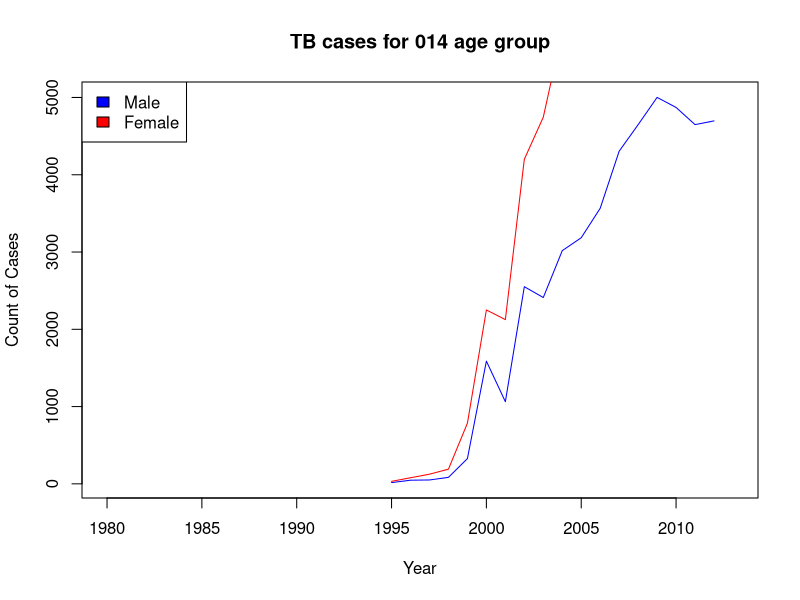
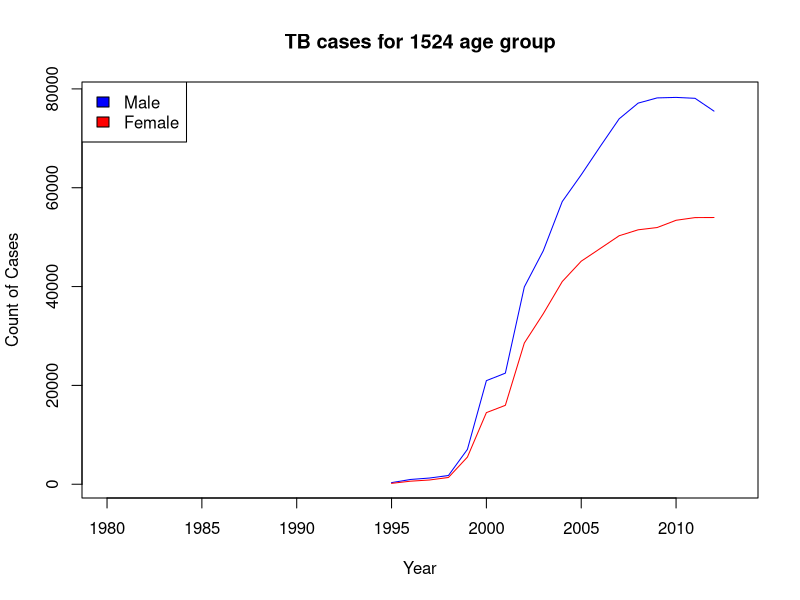
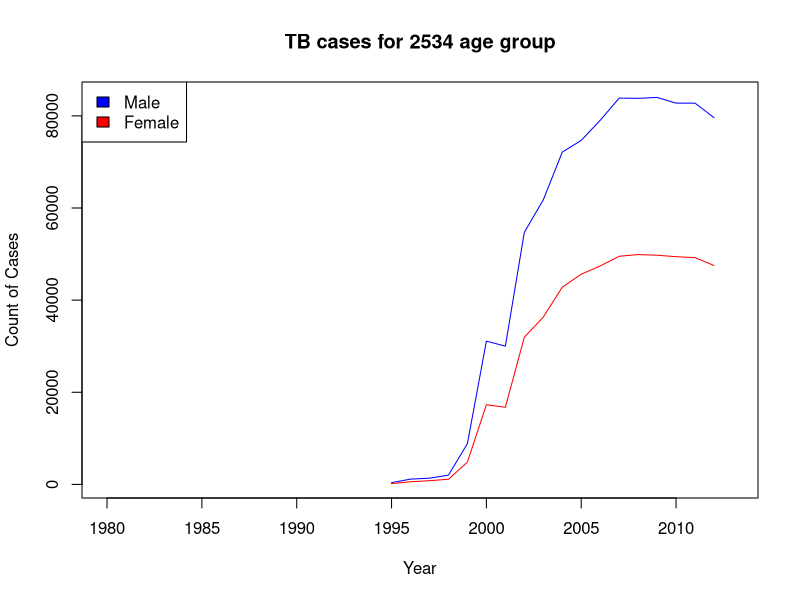
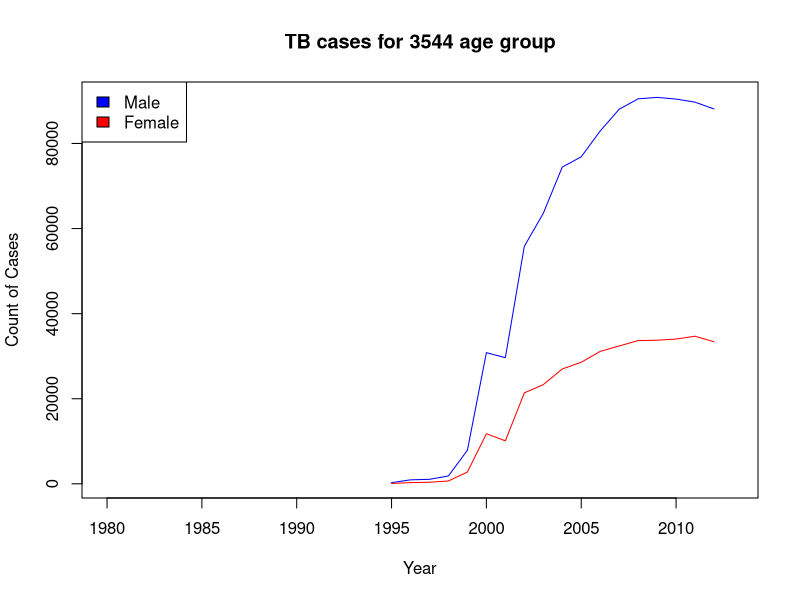
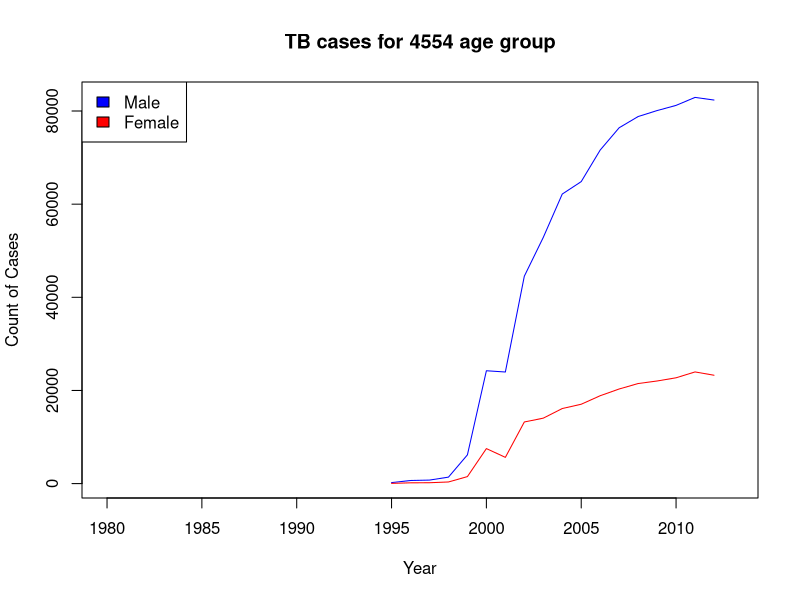
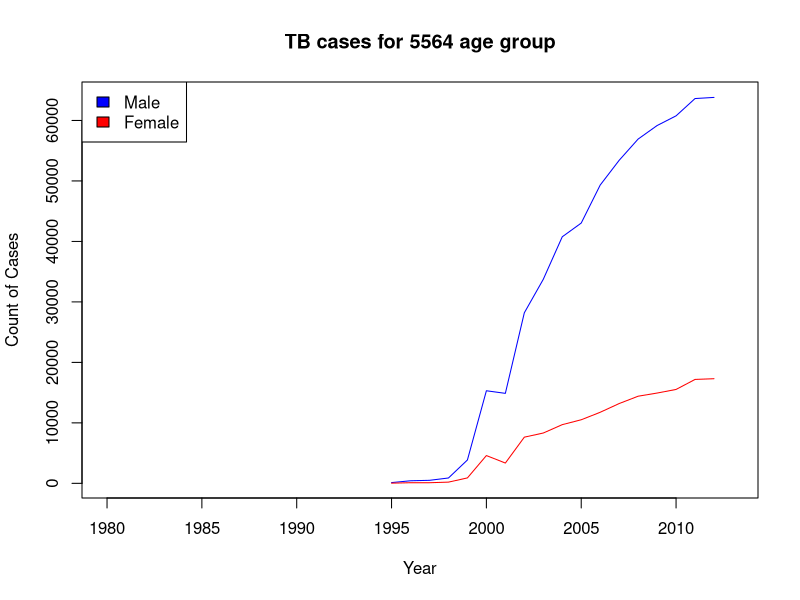
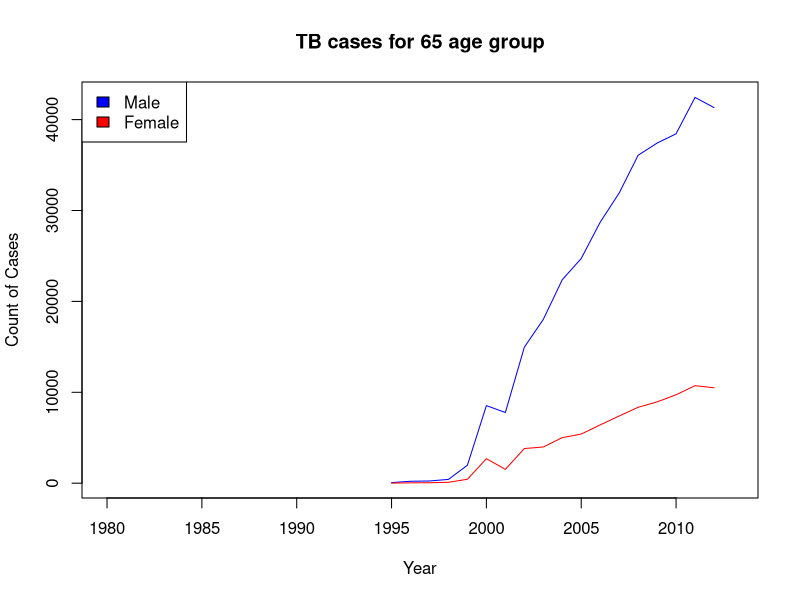
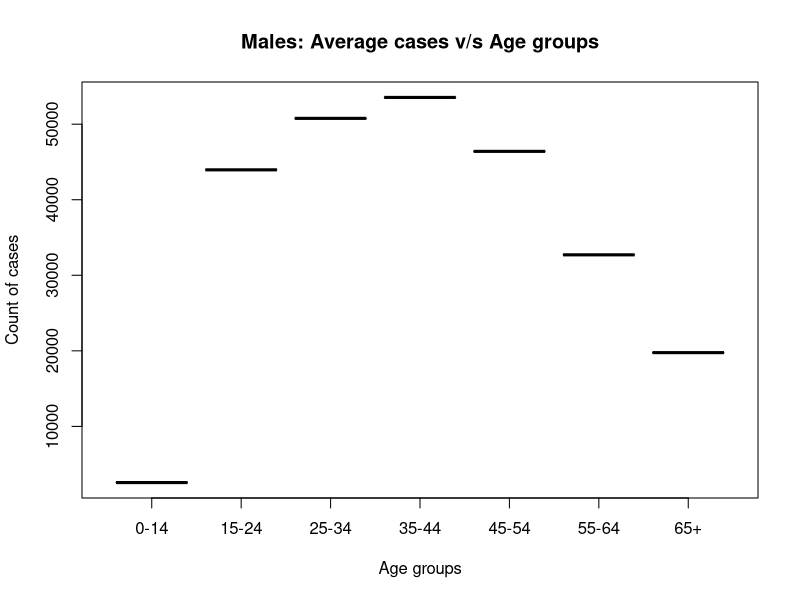

Write R code to recreate these figures, in order.
#Step1.Loading the dataset 'who' from tidyr package.
library(tidyverse)
library(tidyr)
library(ggplot2)
View(who)

# Dataset definition:
#   A subset of data from the World Health Organization Global Tuberculosis 
#   Report, and accompanying global populations with with 7,240 rows.
# Columns:
#   country-Country name
#   iso2-2 letter ISO country code
#   iso3-3 letter ISO country code
#   year- Year for which data is recorded
#   new_sp_m014...new_rel_f65-Counts of TB cases recorded by grouping
#   Note: These column names are named as explained.
#   e.g. new_sp_m014 
#   new - stands for new cases
#   sp - code for method of diagnosis (rel = relapse, sn = negative pulmonary smear, sp = positive pulmonary smear, ep = extrapulmonary)
#   m - code for gender (f = female, m = male)
#   014 - code for age group (014 = 0-14 yrs of age, 1524 = 15-24 years of age, 2534 = 25 to 34 years of age, 3544 = 35 to 44 years of age, 4554 = 45 to 54 years of age, 5564 = 55 to 64 years of age, 65 = 65 years of age or older)

#Step2.Data exploration

# Taking a subset for country India.
who_IN <- filter(who,who$iso2 == "IN")

View(who_IN)

# There are total 34 rows for IN as country. Checking the summary statistics.
summary(who_IN)

# From summary statistics we can see that there are 30 plus NA values for
# other diagnosis methods like 'sn','ep' etc except 'sp'.
# Hence, subsetting the data for diagnosis method 'sp' for this analysis.

who_IN_sp <- select(who_IN,country,iso2,iso3,year,contains("sp"))
View(who_IN_sp)

# Visualizing new TB cases for different age groups from 1980-2015

# Function for ploting new cases for all age groups
plotNewTBCases <- function(ageGrp) {
  plot(who_IN_sp[[paste("new_sp_m",ageGrp,sep="")]]~who_IN_sp$year,
       xlab="Year",
       ylab="Count of Cases",
       main=paste("TB cases for",ageGrp,"age group"),
       type="l",
       col="blue")
  lines(who_IN_sp[[paste("new_sp_f",ageGrp,sep="")]]~who_IN_sp$year,col="red")
  legend("topleft",c("Male","Female"),fill=c("blue","red"))
}

dev.off()


#par(mfrow=c(3,2))
#0-14
plotNewTBCases("014")

#15-24
plotNewTBCases("1524")

#25-34
plotNewTBCases("2534")

#25-34
plotNewTBCases("3544")

#45-54
plotNewTBCases("4554")

#55-64
plotNewTBCases("5564")

#65 and above
plotNewTBCases("65")

#Observations:
#1.All the plots show visible trend from year 1995 to 2015 as from the year 1980 to 1994 the values
#are NA. Verifying this by calculating summary stats for years 1980-1994.

who_IN_SP_1980_1994 <- filter(who_IN_sp,between(year,1980,1994))
View(who_IN_SP_1980_1994)

summary(who_IN_SP_1980_1994)
#From summary we can see that all the columns from new_sp_m014 to new_sp_f65 have NA values.
#Hence we remove these rows before performing the further analysis.

who_mod <- filter(who_IN_sp,between(year,1995,2012))

#2.From above plot we can say that as the years pass on the number of new
#cases the count of new cases increases for both males and females.

#3. 0-14 - From the plot it looks that the number of cases for females are higher than males 
#over the years. Let's calculate the average number of new cases for both males and females.

colnames(who_mod)
summary(select(who_mod,new_sp_m014,new_sp_f014))
#From summary stats we can see that the average number of new cases for females 
#(4625)are nearly twice of the number of cases for males(2560).

#4.Plot the average count of cases(average of cases from 1994-2015) for males
#across different age groups.

#Creating a new data frame with average number of cases for both males and females
#across all age groups
mean_males <- c(mean(who_mod$new_sp_m014,na.rm = TRUE),mean(who_mod$new_sp_m1524,na.rm = TRUE),mean(who_mod$new_sp_m2534,na.rm = TRUE),mean(who_mod$new_sp_m3544,na.rm = TRUE),mean(who_mod$new_sp_m4554,na.rm = TRUE),mean(who_mod$new_sp_m5564,na.rm = TRUE),mean(who_mod$new_sp_m65,na.rm = TRUE))
mean_females <- c(mean(who_mod$new_sp_f014,na.rm = TRUE),mean(who_mod$new_sp_f1524,na.rm = TRUE),mean(who_mod$new_sp_f2534,na.rm = TRUE),mean(who_mod$new_sp_f3544,na.rm = TRUE),mean(who_mod$new_sp_f4554,na.rm = TRUE),mean(who_mod$new_sp_f5564,na.rm = TRUE),mean(who_mod$new_sp_f65,na.rm = TRUE))
sd_males <-c(sd(who_mod$new_sp_m014,na.rm = TRUE),sd(who_mod$new_sp_m1524,na.rm = TRUE),sd(who_mod$new_sp_m2534,na.rm = TRUE),sd(who_mod$new_sp_m3544,na.rm = TRUE),sd(who_mod$new_sp_m4554,na.rm = TRUE),sd(who_mod$new_sp_m5564,na.rm = TRUE),sd(who_mod$new_sp_m65,na.rm = TRUE))
sd_females <- c(sd(who_mod$new_sp_f014,na.rm = TRUE),sd(who_mod$new_sp_f1524,na.rm = TRUE),sd(who_mod$new_sp_f2534,na.rm = TRUE),sd(who_mod$new_sp_f3544,na.rm = TRUE),sd(who_mod$new_sp_f4554,na.rm = TRUE),sd(who_mod$new_sp_f5564,na.rm = TRUE),sd(who_mod$new_sp_f65,na.rm = TRUE))
n_males <- c(18,18,18,18,18,18,18)
n_females <- c(18,18,18,18,18,18,18)

who_avg_mf <- data.frame("Age group" = c("0-14","15-24","25-34","35-44","45-54","55-64","65+"),
              "Mean_cases_males" = mean_males,
              "Mean_cases_females" = mean_females,
              "SD_cases_males" = sd_males,
              "SD_cases_females" = sd_females,
              "N_males" = n_males,
              "N_females" = n_females)

View(who_avg_mf)

#5.Plotting number of cases across all age groups for males
boxplot(who_avg_mf$Mean_cases_males~who_avg_mf$Age.group,ylab="Count of cases",
        xlab="Age groups",main="Males: Average cases v/s Age groups")

# qqnorm(who_avg_mf$Mean_cases_males)
# qqline(who_avg_mf$Mean_cases_males, col = "blue", lwd = 1)

#Conclusion: From the above plots we can see that average number of cases vary
#for males across different age groups.
#We can test this using hypothesis testing.

#6.Plotting average number of cases across all age groups for females
boxplot(who_avg_mf$Mean_cases_females~who_avg_mf$Age.group,ylab="Count of cases",
        xlab="Age groups",main="Females: Average cases v/s Age groups")

# qqnorm(who_avg_mf$Mean_cases_females)
# qqline(who_avg_mf$Mean_cases_females, col = "blue", lwd = 1)

#Conclusion: From the above plots we can see that average number of cases vary
#for females as well across different age groups.
#We can test this hypothesis by using ANOVA.

#3.Hypothesis testing using ANNOVA

#Question1: The average number of new TB cases are different for different age
#groups for males. Test using ANOVA test statistics.

#Question2: The average number of new TB cases are different for different age
#groups for females. Test using ANOVA test statistics.

#4.Hypothesis testing

#a.Question1 - The average number of new TB cases are different for different age
#groups for males. Test using ANOVA test statistics.

#b.Reason: As seen from the boxplot in step2 - Observation point-5, for males we see 
#considerable difference in average number of new cases for different age groups.
#Hence, decided to confirm this claim using hypothesis testing.

#c.Type of test: ANOVA analysis using F statistics.

#d.Checking model assumptions
#1.Independence: In this study all the individuals are independent of each other the 
#hence observations are independent.

#2.Normal approximation: By plotting the normal qqplot and histogram we can verify
#normality of data for all age groups.

#3.Constant Variance: By plotting boxplots we can check for constant variance across
#all age groups.

#0-14
par(mfrow=c(1,3))
qqnorm(who_mod$new_sp_m014)
qqline(who_mod$new_sp_m014, col = "blue")
hist(who_mod$new_sp_m014)
boxplot(who_mod$new_sp_m014)

#15-24
par(mfrow=c(1,3))
qqnorm(who_mod$new_sp_m1524)
qqline(who_mod$new_sp_m1524, col = "blue")
hist(who_mod$new_sp_m1524)
boxplot(who_mod$new_sp_m1524)


#25-34
par(mfrow=c(1,3))
qqnorm(who_mod$new_sp_m2534)
qqline(who_mod$new_sp_m2534, col = "blue")
hist(who_mod$new_sp_m2534)
boxplot(who_mod$new_sp_m1524)


#35-44
par(mfrow=c(1,3))
qqnorm(who_mod$new_sp_m3544)
qqline(who_mod$new_sp_m3544, col = "blue")
hist(who_mod$new_sp_m3544)
boxplot(who_mod$new_sp_m3544)


#45-54
par(mfrow=c(1,3))
qqnorm(who_mod$new_sp_m4554)
qqline(who_mod$new_sp_m4554, col = "blue")
hist(who_mod$new_sp_m4554)
boxplot(who_mod$new_sp_m4554)

#55-64
par(mfrow=c(1,3))
qqnorm(who_mod$new_sp_m5564)
qqline(who_mod$new_sp_m5564, col = "blue")
hist(who_mod$new_sp_m5564)
boxplot(who_mod$new_sp_m5564)

#65+
par(mfrow=c(1,3))
qqnorm(who_mod$new_sp_m65)
qqline(who_mod$new_sp_m65, col = "blue")
hist(who_mod$new_sp_m65)
boxplot(who_mod$new_sp_m65)

#e.Null and alternate hypothesis
# H0: Mu_m_014 = Mu_m_1524 = Mu_m_2534 = Mu_m_3544 = Mu_m_45-54 = Mu_m_5564 = Mu_m_65
# HA: At least average number of cases is different for one age group for males.  .

#f.Calculating f statistics.

who_avg_mf
# Total sample size
n<- 18*7

# Total groups
k <- 7

# Determine df for groups, error and total.
(dfg <- k-1)
(dft <- n-1)
(dfe <- dft-dfg)

#Determine mean of mean number of cases for all groups
t_mean <- mean(who_avg_mf$Mean_cases_males)

#Appending number of cases for all observations
(no_of_sp_m <- (c(who_mod$new_sp_m014,who_mod$new_sp_m1524,who_mod$new_sp_m2534,
                  who_mod$new_sp_m3544,who_mod$new_sp_m4554,who_mod$new_sp_m5564,
                  who_mod$new_sp_m65)))

# Determine Sum of squares total
(SST <- sum((no_of_sp_m-t_mean)^2))

# Determine Sum of squares between groups
(SSG <- sum(who_avg_mf$N_males * (who_avg_mf$Mean_cases_males - t_mean)^2))

# Determine sum of squares error
(SSE <- SST - SSG)

# Determine mean square error
(MSE <- SSE/dfe)

# Determine mean square for groups
(MSG <- SSG/dfg)

# F-statistics
(f <- MSG/MSE)

# Determine p-value
(round(pf(f,dfg,dfe,lower.tail = FALSE)))

#g.Conclusion:
#The p-value is 0 which is less than significance level of 0.05. Hence, we reject
#the null hypothesis.
#We have enough evidence to say that average number of new cases for males are different
#for at least one of the age groups.

#a.Question2 - The average number of new TB cases are different for different age
#groups for females. Test using ANOVA test statistics.

#b.Reason: As seen from the boxplot in step2 - Observation point-6, for females we see 
#considerable difference in average number of new cases for different age groups.
#Hence, decided to confirm this claim using hypothesis testing.

#c.Type of test: ANOVA analysis using F statistics.

#d.Checking model assumptions
#1.Independence: In this study all the individuals are independent of each other the 
#hence observations are independent.

#2.Normal approximation: By plotting the normal qqplot and histogram we can verify
#normality of data for all age groups.

#3.Constant Variance: By plotting boxplots we can check for constant variance across
#all age groups.

#0-14
par(mfrow=c(1,3))
qqnorm(who_mod$new_sp_f014)
qqline(who_mod$new_sp_f014, col = "blue")
hist(who_mod$new_sp_f014)
boxplot(who_mod$new_sp_f014)

#15-24
par(mfrow=c(1,3))
qqnorm(who_mod$new_sp_f1524)
qqline(who_mod$new_sp_f1524, col = "blue")
hist(who_mod$new_sp_f1524)
boxplot(who_mod$new_sp_f1524)


#25-34
par(mfrow=c(1,3))
qqnorm(who_mod$new_sp_f2534)
qqline(who_mod$new_sp_f2534, col = "blue")
hist(who_mod$new_sp_f2534)
boxplot(who_mod$new_sp_f1524)


#35-44
par(mfrow=c(1,3))
qqnorm(who_mod$new_sp_f3544)
qqline(who_mod$new_sp_f3544, col = "blue")
hist(who_mod$new_sp_f3544)
boxplot(who_mod$new_sp_f3544)


#45-54
par(mfrow=c(1,3))
qqnorm(who_mod$new_sp_f4554)
qqline(who_mod$new_sp_f4554, col = "blue")
hist(who_mod$new_sp_f4554)
boxplot(who_mod$new_sp_f4554)

#55-64
par(mfrow=c(1,3))
qqnorm(who_mod$new_sp_f5564)
qqline(who_mod$new_sp_f5564, col = "blue")
hist(who_mod$new_sp_f5564)
boxplot(who_mod$new_sp_f5564)

#65+
par(mfrow=c(1,3))
qqnorm(who_mod$new_sp_f65)
qqline(who_mod$new_sp_f65, col = "blue")
hist(who_mod$new_sp_f65)
boxplot(who_mod$new_sp_f65)

#e.Null and alternate hypothesis
# H0: Mu_f_014 = Mu_f_1524 = Mu_f_2534 = Mu_f_3544 = Mu_f_45-54 = Mu_f_5564 = Mu_f_65
# HA: At least average number of cases is different for one age group for females.  .

#f.Calculating f statistics.

who_avg_mf

# Total sample size
n<- 18*7

# Total groups
k <- 7

# Determine df for groups, error and total.
(dfg <- k-1)
(dft <- n-1)
(dfe <- dft-dfg)

#Determine mean of mean number of cases for all groups
t_mean <- mean(who_avg_mf$Mean_cases_females)

#Appending number of cases for all observations
(no_of_sp_f <- (c(who_mod$new_sp_f014,who_mod$new_sp_f1524,who_mod$new_sp_f2534,
                  who_mod$new_sp_f3544,who_mod$new_sp_f4554,who_mod$new_sp_f5564,
                  who_mod$new_sp_f65)))

# Determine Sum of squares total
(SST <- sum((no_of_sp_f-t_mean)^2))

# Determine Sum of squares between groups
(SSG <- sum(who_avg_mf$N_females * (who_avg_mf$Mean_cases_females - t_mean)^2))

# Determine sum of squares error
(SSE <- SST - SSG)

# Determine mean square error
(MSE <- SSE/dfe)

# Determine mean square for groups
(MSG <- SSG/dfg)

# F-statistics
(f <- MSG/MSE)

# Determine p-value
(round(pf(f,dfg,dfe,lower.tail = FALSE)))

#g.Conclusion:
#The p-value is 0 which is less than significance level of 0.05. Hence, we reject
#the null hypothesis.
#We have enough evidence to say that average number of new cases for females are different
#for at least one of the age groups.


